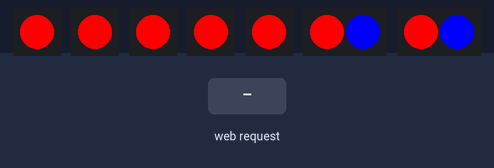
The sketch below on a simulated ESP8266 (NodeMCU). On the bench: 5 × 1 RGB LEDs in strip order, left to right, 2 × 2 RGB LEDs in strip order, left to right. Inputs (shaded band) come from the test bench. Dim RGB values are drawn brighter than linear; WiFi joins after 1.5 s; servers stay silent unless stated; random numbers use the default seed unless the sketch sets one; what the sketch prints to the serial monitor is not drawn.

Above: at 2.7 s.
2.8 s: HTTP request GET /TW received
At 3.1 s:
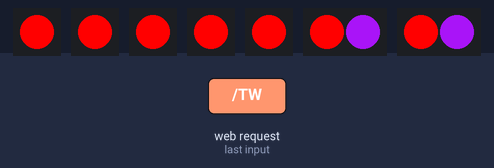
5.8 s: HTTP request GET /ID received
At 6.2 s:
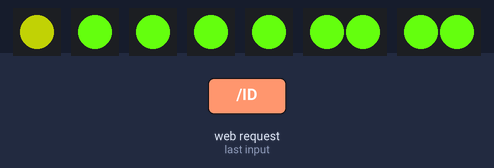
8.8 s: HTTP request GET /PU received
At 8.95 s:
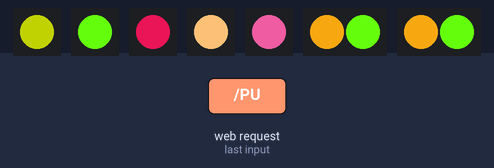
11.8 s: HTTP request GET /ID received
At 11.95 s:
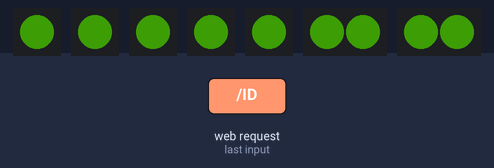
14.8 s: HTTP request GET /TW received
At 15.26 s:
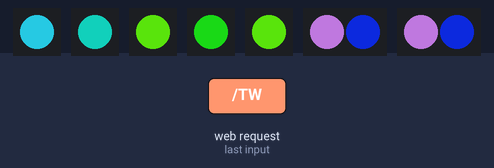
17.8 s: HTTP request GET /TW received
At 17.96 s:
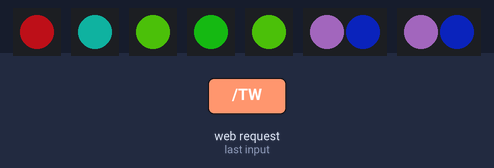
Timing chart, 0 to 23.8 s (numbered marks = the images above; inputs shaded):
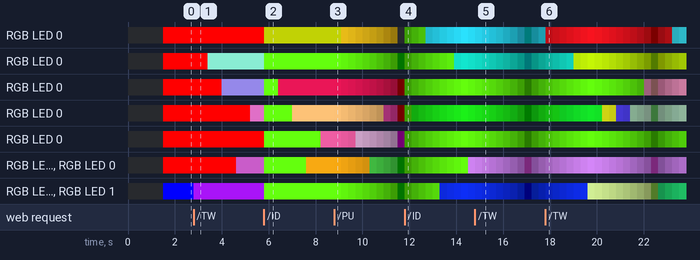

The sketch:

light.ino
```cpp
#include <ESP8266WiFi.h>
#include <FastLED.h>
#include <SPI.h>

#define ID_STRING_LENGTH 4
#define START_OF_COLOR_HEX 10
#define START_OF_BRIGHTNESS_HEX 3
#define LENGTH_OF_COLOR_HEX 6

#define NUM_LEDS 7
#define DATA_PIN_1 12
#define DATA_PIN_2 5
#define DATA_PIN_3 4
#define DATA_PIN_4 0
#define DATA_PIN_5 2
#define DATA_PIN_6 14
#define DATA_PIN_7 12
#define CHIPSET WS2811

CRGB leds[NUM_LEDS-1][2];

const char* ssid = "StroudHome";
const char* password = "Cloud2017";

boolean NEW_CLIENT = false;
boolean READ_FROM_CLIENT = false;
boolean ANIMATION_IN_PROGRESS = false;
boolean PULSE = false; //pulse animation
#define PULSE_TIME 20
#define PULSE_INCREMENTS 2
#define negative false
#define positive true
boolean PULSE_DIRECTION = positive;
byte PULSE_BRIGHTNESS = 255;
boolean RANDOM_TWINKLE = false; //random twinkle animation
#define TWINKLE_TIME 600
int last_twinkle_time = millis();
int last_pulse_time = millis();
WiFiServer server(80);
WiFiClient client;

void setup() {
  Serial.begin(115200);
  setupWiFi();
  addLEDs();
  setBrightnessLevel(255);
  updateLEDs();
  NEW_CLIENT = true;
}

void loop() {
  // Check if a client has connected
  if (NEW_CLIENT) {
    client = server.available();
     if (client) {
        NEW_CLIENT = false;
        READ_FROM_CLIENT = true;
     }
  }
  else if (READ_FROM_CLIENT) {
    if (client.available()) {
      String request = client.readStringUntil('\r');
      Serial.print(request);
      Serial.println("   request");
      client.flush();
      sendOKMessage(client);
      parseRequest(request);
      NEW_CLIENT = true;
      READ_FROM_CLIENT = false;
    }
  }
  if (PULSE) {
    pulse();
  }
  if (RANDOM_TWINKLE) {
    random_twinkle();
  }
}
void random_twinkle() {
  if (millis() - last_twinkle_time > TWINKLE_TIME) {
    last_twinkle_time = millis();
    setLEDColor(random(0,7), random (0, 255), random(0,255), random(0,255));
    updateLEDs();
  }
}
void pulse()
{
  if (millis() - last_pulse_time > PULSE_TIME) {
    last_pulse_time = millis();
    if(PULSE_BRIGHTNESS < PULSE_INCREMENTS)
    {
      PULSE_DIRECTION = positive;
    }
    else if (PULSE_BRIGHTNESS > 255 - PULSE_INCREMENTS)
    {
      PULSE_DIRECTION = negative;
    }
    if (PULSE_DIRECTION == positive) {
      PULSE_BRIGHTNESS += PULSE_INCREMENTS;
    }
    else {
      PULSE_BRIGHTNESS -= PULSE_INCREMENTS;
    }
    setBrightnessLevel(PULSE_BRIGHTNESS);
  }

}
void setupWiFi() {
  WiFi.hostname("HexLight");
  WiFi.begin(ssid, password);
  IPAddress ip(192,168,1,99);
  IPAddress gateway(192,168,1,1);
  IPAddress subnet(255,255,255,0);
  WiFi.config(ip, gateway, subnet);
  while (WiFi.status() != WL_CONNECTED) {
    delay(500);
    Serial.print(".");
  }
  Serial.println("WiFi connected");

  Serial.println(WiFi.localIP());
  server.begin();
}
void addLEDs() {
  /*
   * this implementation is bad, (terrible)
   * if you ever work on something like this make sure to take
   * advantage of the ws2811 addressablilty - I can't
   * change it now without making a new PCB
   *
   * proper way to do it:

  FastLED.addLeds<CHIPSET, DATA_PIN>(leds, NUM_LEDS);
  FastLED.addLeds<CHIPSET, DATA_PIN>(leds, NUM_LEDS);
  FastLED.addLeds<CHIPSET, DATA_PIN>(leds, NUM_LEDS);
  FastLED.addLeds<CHIPSET, DATA_PIN>(leds, NUM_LEDS);
  FastLED.addLeds<CHIPSET, DATA_PIN>(leds, NUM_LEDS);
  FastLED.addLeds<CHIPSET, DATA_PIN>(leds, NUM_LEDS);
  FastLED.addLeds<CHIPSET, DATA_PIN>(leds, NUM_LEDS);
  */

  FastLED.addLeds<CHIPSET, DATA_PIN_2>(leds[0], 1);
  FastLED.addLeds<CHIPSET, DATA_PIN_3>(leds[1], 1);
  FastLED.addLeds<CHIPSET, DATA_PIN_4>(leds[2], 1);
  FastLED.addLeds<CHIPSET, DATA_PIN_5>(leds[3], 1);
  FastLED.addLeds<CHIPSET, DATA_PIN_6>(leds[4], 1);
  FastLED.addLeds<CHIPSET, DATA_PIN_7>(leds[5], 2);
  FastLED.addLeds<CHIPSET, DATA_PIN_7>(leds[5], 2);

  FastLED.setCorrection(0xFFB0F0);
  for (int i = 0; i < NUM_LEDS-1; i++) {
    leds[i][0] = CRGB::Red;
  }
  leds[5][1] = CRGB::Blue;
}
void sendOKMessage(WiFiClient client) {
  client.print("HTTP/1.1 200 OK\r\n\nok");
}
void setBrightnessLevel(byte level) {
  FastLED.setBrightness(level);
  FastLED.show();
}
void updateLEDs() {
  FastLED.show();
}
void setLEDColor(byte led, byte red, byte green, byte blue) {
  if (led == NUM_LEDS-1) {
    leds[5][1].r = red;
    leds[5][1].g = green;
    leds[5][1].b = blue;
    return;
  }
  leds[led][0].r = red;
  leds[led][0].g = green;
  leds[led][0].b = blue;
}

void parseRequest(String request) {
  if (request.indexOf("ID") != -1) {
     parseRequestForColors(request);
  }
  else if (request.indexOf("BR") != -1) {
     parseRequestForBrightness(request);
  }
  else if (request.indexOf("PU") != -1){
    if (PULSE == true){
      PULSE = false;
    }
    else {
      PULSE = true;
    }
  }
  else if (request.indexOf("TW") != -1){
    if (RANDOM_TWINKLE == true){
      RANDOM_TWINKLE = false;
    }
    else {
      RANDOM_TWINKLE = true;
    }
  }
  //add custom functions here - like animations
}
byte getIntFromHexChar(char h);
void parseRequestForColors(String request) {
  byte COLOR_COUNT;
  byte RGBColors[3];
  int startIndex;
  for (byte cnt = 0; cnt < NUM_LEDS; cnt ++) {

    char strbuf[ID_STRING_LENGTH];  // 4 = length of "ID=i"
    sprintf(strbuf,"ID=%d",cnt);

    COLOR_COUNT = 0;
    startIndex = request.indexOf(strbuf)+START_OF_COLOR_HEX;

    for (int i = startIndex; i < startIndex + LENGTH_OF_COLOR_HEX; i+=2) {
      RGBColors[COLOR_COUNT] = 16*getIntFromHexChar(request.charAt(i)) + getIntFromHexChar(request.charAt(i+1));
      COLOR_COUNT++;
    }
    setLEDColor(cnt, RGBColors[0], RGBColors[1], RGBColors[2]);
  }
  updateLEDs();
}

void parseRequestForBrightness(String request) {
  byte brightness;
  int i;
  i = request.indexOf("BR")+START_OF_BRIGHTNESS_HEX;
  brightness = 16*getIntFromHexChar(request.charAt(i)) + getIntFromHexChar(request.charAt(i+1));
  setBrightnessLevel(brightness);

}

byte getIntFromHexChar(char h) {
  switch (h) {
    case '0':
      return 0;
    case '1':
      return 1;
    case '2':
        return 2;
    case '3':
        return 3;
    case '4':
        return 4;
    case '5':
        return 5;
    case '6':
        return 6;
    case '7':
        return 7;
    case '8':
        return 8;
    case '9':
        return 9;
    case 'A':
        return 10;
    case 'B':
        return 11;
    case 'C':
        return 12;
    case 'D':
        return 13;
    case 'E':
        return 14;
    case 'F':
        return 15;
    }
}
```

Measured:
- after the input at 2.8 s, RGB LED 0: RGB(255, 0, 0) → RGB(114, 197, 175) after 0.60 s; RGB LED 0: RGB(255, 0, 0) → RGB(120, 109, 188) after 1.2 s; RGB LED 0: RGB(255, 0, 0) → RGB(160, 79, 142) after 2.4 s; RGB LED 0, RGB LED 0: RGB(255, 0, 0) → RGB(102, 47, 102) after 1.8 s; RGB LED 1, RGB LED 1: RGB(0, 0, 255) → RGB(158, 19, 232) at once
